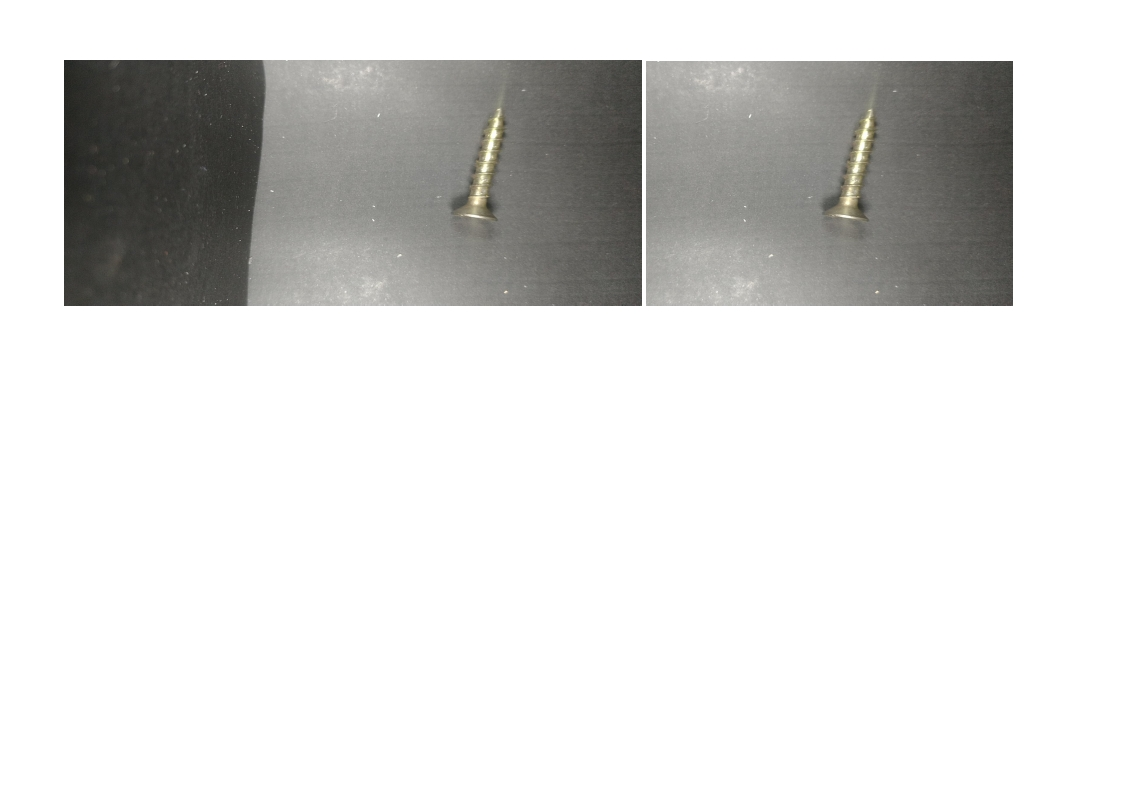
#> input picture Quitar franja de la imagen.jpg, 1123 x 794 px; its folder holds only this picture in this run
$ python -i carlos_bustillo.py   (imports and definitions only)   (older library calls are emulated)
#> lines starting #> are read from the running program, lines starting #| are printed output that depends on the picture
#Proyecto Final de Inteligencia Artificial - Universidad Nacional de Cuyo
#Carlos Alberto Bustillo Lopez, Legajo 11586
#Ingenieria Mecatronica, Marzo de 2020

import numpy as np

from matplotlib import pyplot as plt
plt.rcParams['image.cmap'] = 'gray'

from skimage import io, color, img_as_float, filters
from skimage.feature import hog

import cv2
import mahotas

#Pre procesamiento
def img2grey(image, mode='sk'):
    if (mode=='sk'):
        gray = color.rgb2gray(image)
    elif (mode=='cv'):
        gray = cv2.cvtColor(image, cv2.COLOR_BGR2GRAY)
    return gray

##MODIFICAR ESTO osea las dimensiones
def normSize(image, size=(tuple((500, 400)))):
#def normSize(image, size=(tuple((1080, 1220)))):
    image = cv2.resize(image, size)
    return image

#Filtracion
def imgClean(image, sigma=1, mode='sk'):
    if (mode == 'sk'):
        clean = filters.gaussian(image, sigma)
    elif (mode == 'cv'):
        clean = cv2.GaussianBlur(image, (3, 3), 0)
    return clean

def imgEdge(image, mode='sk'):
    if (mode == 'sk'):
        edge = filters.sobel(image)
    elif (mode == 'cv'):
        edge = cv2.Laplacian(image, cv2.CV_64F)
    return edge

#Segmentacion

# [7 lines left out: function threshold, not called in this run]

#Extraccion de rasgos
def m_hog(image):
    feature = hog(image, block_norm='L2-Hys').ravel()
    return feature

def hu_moments(image):
    feature = cv2.HuMoments(cv2.moments(image)).flatten()
    return feature

def haralick(image):
    feature= mahotas.features.haralick(image).mean(axis=0)
    return feature

# [21 lines left out: functions color_histogram, stats, not called in this run]

#Metodos
class Elemento:
    # [5 lines left out: function __init__, not called in this run]

def ft_extract(image):
    image = normSize(image)
    aux = img2grey(image, mode='cv')
    aux = imgClean(aux, mode='cv')
    aux = imgEdge(aux)
    # aux = threshold(aux, mode='cv')
    # image = imgClean(image, mode='cv')

    # image_fht = haralick(aux)
    image_fhm = hu_moments(aux)
    # [8 lines of commented-out code are left out]
    return aux, [image_fhm[0], image_fhm[1], image_fhm[3]]

#Analisis de la base de datos
##Training base de datos
def data_analysis():

    # [4 lines of commented-out code are left out]

    tornillo = io.ImageCollection('./Data Base/YTrain/ZTornillos/*.png:./Data Base/YTrain/ZTornillos/*.jpg')
    tuerca = io.ImageCollection('./Data Base/YTrain/ZTuercas/*.png:./Data Base/YTrain/ZTuercas/*.jpg')
    arandela = io.ImageCollection('./Data Base/YTrain/ZArandelas/*.png:./Data Base/YTrain/ZArandelas/*.jpg')
    clavo = io.ImageCollection('./Data Base/YTrain/ZClavos/*.png:./Data Base/YTrain/ZClavos/*.jpg')

    data = []
    i = 0

    # Analisis de tornillos en base de datos
    iter = 0
    for objeto in tornillo:
        data.append(Elemento())
        data[i].label = 'tornillo'
        data[i].image, data[i].feature = ft_extract(objeto)
        i += 1
        iter += 1
    print("Tornillo OK")

    # Analisis de tuercas en base de datos
    iter = 0
    for objeto in tuerca:
        data.append(Elemento())
        data[i].label = 'tuerca'
        data[i].image, data[i].feature = ft_extract(objeto)
        i += 1
        iter += 1
    print("Tuerca OK")

    # Analisis de arandelas en la base de datos
    iter = 0
    for objeto in arandela:
        data.append(Elemento())
        data[i].label = 'arandela'
        data[i].image, data[i].feature = ft_extract(objeto)
        i += 1
        iter += 1
    print("Arandela OK")

    # Analisis de clavos en la base de datos
    iter = 0
    for objeto in clavo:
        data.append(Elemento())
        data[i].label = 'clavo'
        data[i].image, data[i].feature = ft_extract(objeto)
        i += 1
        iter += 1
    print("Clavo OK")

    print("Analisis de los objetos completo")
    return data

##Testing base de datos
def test_analysis():

    # [4 lines of commented-out code are left out]

    tornillo_test = io.ImageCollection('./Data Base/YTest/ZTornillos/*.png:./Data Base/YTest/ZTornillos/*.jpg')
    tuerca_test = io.ImageCollection('./Data Base/YTest/ZTuercas/*.png:./Data Base/YTest/ZTuercas/*.jpg')
    arandela_test = io.ImageCollection('./Data Base/YTest/ZArandelas/*.png:./Data Base/YTest/ZArandelas/*.jpg')
    clavo_test = io.ImageCollection('./Data Base/YTest/ZClavos/*.png:./Data Base/YTest/ZClavos/*.jpg')

    test = []
    i = 0

    # Analisis de tornillos en base de datos
    iter = 0
    for objeto in tornillo_test:
        test.append(Elemento())
        test[i].label = 'tornillo'
        test[i].image, test[i].feature = ft_extract(objeto)
        i += 1
        iter += 1
    print("Tornillo OK")

    # Analisis de tuercas en base de datos
    iter = 0
    for objeto in tuerca_test:
        test.append(Elemento())
        test[i].label = 'tuerca'
        test[i].image, test[i].feature = ft_extract(objeto)
        i += 1
        iter += 1
    print("Tuerca OK")

    # Analisis de arandelas en la base de datos
    iter = 0
    for objeto in arandela_test:
        test.append(Elemento())
        test[i].label = 'arandela'
        test[i].image, test[i].feature = ft_extract(objeto)
        i += 1
        iter += 1
    print("Arandela OK")

    # Analisis de clavos en la base de datos
    iter = 0
    for objeto in clavo_test:
        test.append(Elemento())
        test[i].label = 'clavo'
        test[i].image, test[i].feature = ft_extract(objeto)
        i += 1
        iter += 1
    print("Clavo OK")

    print("Testeo de los objetos completo")
    return test

#KNN
# NOTA IMPORTANTE: Antes de ejecutar este bloque actualizar base de datos test
# [64 lines left out: function knn, not called in this run]

##Rendimiento KNN - Maldicion de dimensionalidad
data = data_analysis()
test = test_analysis()

#MAX = 50
MAX = 150

ans = []

# [5 lines not run here, left out]

fig, ax = plt.subplots()
# [6 lines not run here, left out]

#K MEANS
##Training
import random

def kmeans_train(data):

    tornillo_data = []
    tuerca_data = []
    arandela_data = []
    clavo_data = []

    # MEANS INICIALES
    for element in data:
        if (element.label == 'tornillo'):
            tornillo_data.append(element)
        if (element.label == 'tuerca'):
            tuerca_data.append(element)
        if (element.label == 'arandela'):
            arandela_data.append(element)
        if (element.label == 'clavo'):
            clavo_data.append(element)

    tornillo_mean = list(random.choice(tornillo_data).feature)
    tuerca_mean = list(random.choice(tuerca_data).feature)
    arandela_mean = list(random.choice(arandela_data).feature)
    clavo_mean = list(random.choice(clavo_data).feature)

    tornillo_flag = True
    tuerca_flag = True
    arandela_flag = True
    clavo_flag = True

    tornillo_len = [0, 0, 0]
    tuerca_len = [0, 0, 0]
    arandela_len = [0, 0, 0]
    clavo_len = [0, 0, 0]

    iter = 0

    # while (b_flag or o_flag or l_flag):
    while (iter < 20):

        tornillo_data = []
        tuerca_data = []
        arandela_data = []
        clavo_data = []

        # ASIGNACION

        for element in data:
            sum_tornillo = 0
            sum_tuerca = 0
            sum_arandela = 0
            sum_clavo = 0

            for i in range(0, len(element.feature)-1):
                sum_tornillo += np.power(np.abs(tornillo_mean[i] - element.feature[i]), 2)
                sum_tuerca += np.power(np.abs(tuerca_mean[i] - element.feature[i]), 2)
                sum_arandela += np.power(np.abs(arandela_mean[i] - element.feature[i]), 2)
                sum_clavo += np.power(np.abs(clavo_mean[i] - element.feature[i]), 2)

            dist_tornillo = np.sqrt(sum_tornillo)
            dist_tuerca = np.sqrt(sum_tuerca)
            dist_arandela = np.sqrt(sum_arandela)
            dist_clavo = np.sqrt(sum_clavo)

            aux = dist_tornillo
            if (dist_tuerca < aux):
                aux = dist_tuerca
            if (dist_arandela < aux):
                aux = dist_arandela
            if (dist_clavo < aux):
                aux = dist_clavo

            if (aux == dist_tornillo):
                tornillo_data.append(element.feature)
            elif (aux == dist_tuerca):
                tuerca_data.append(element.feature)
            elif(aux == dist_arandela):
                arandela_data.append(element.feature)
            elif(aux == dist_clavo):
                clavo_data.append(element.feature)

        # ACTUALIZACION
        sum_tornillo = [0, 0, 0]
        for obj1 in tornillo_data:
            sum_tornillo[0] += obj1[0]
            sum_tornillo[1] += obj1[1]
            sum_tornillo[2] += obj1[2]

        sum_tuerca = [0, 0, 0]
        for obj2 in tuerca_data:
            sum_tuerca[0] += obj2[0]
            sum_tuerca[1] += obj2[1]
            sum_tuerca[2] += obj2[2]

        sum_arandela = [0, 0, 0]
        for obj3 in arandela_data:
            sum_arandela[0] += obj3[0]
            sum_arandela[1] += obj3[1]
            sum_arandela[2] += obj3[2]

        sum_clavo = [0, 0, 0]
        for obj4 in clavo_data:
            sum_clavo[0] += obj4[0]
            sum_clavo[1] += obj4[1]
            sum_clavo[2] += obj4[2]

        tornillo_mean[0] = sum_tornillo[0] / len(tornillo_data)
        tornillo_mean[1] = sum_tornillo[1] / len(tornillo_data)
        tornillo_mean[2] = sum_tornillo[2] / len(tornillo_data)

        tuerca_mean[0] = sum_tuerca[0] / len(tuerca_data)
        tuerca_mean[1] = sum_tuerca[1] / len(tuerca_data)
        tuerca_mean[2] = sum_tuerca[2] / len(tuerca_data)

        arandela_mean[0] = sum_arandela[0] / len(arandela_data)
        arandela_mean[1] = sum_arandela[1] / len(arandela_data)
        arandela_mean[2] = sum_arandela[2] / len(arandela_data) #Corregi esto

        clavo_mean[0] = sum_clavo[0] / len(clavo_data)
        clavo_mean[1] = sum_clavo[1] / len(clavo_data)
        clavo_mean[2] = sum_clavo[2] / len(clavo_data) #Corregi esto
        # print(len(banana_data), len(orange_data), len(lemon_data))

        # CONVERGENCIA Y CONDICION DE SALIDA
        # print(len(banana_data), len(orange_data), len(lemon_data))

        if (tornillo_mean == tornillo_len):
            tornillo_flag = False
        else:
            tornillo_len = tornillo_mean

        if (tuerca_mean == tuerca_len):
            tuerca_flag = False
        else:
            tuerca_len = tuerca_mean

        if (arandela_mean == arandela_len):
            arandela_flag = False
        else:
            arandela_len = arandela_mean

        if (clavo_mean == clavo_len):
            clavo_flag = False
        else:
            clavo_len = clavo_mean

        iter += 1

    return [tornillo_mean, tuerca_mean, arandela_mean, clavo_mean]

# [49 lines left out: function kmeans, not called in this run]

##Rendimiento
data = data_analysis()
test = test_analysis()

# [1 line that did not run here, left out]

#MAX = 50
MAX = 150


ans = []

# [5 lines not run here, left out]

fig, ax = plt.subplots()
# [6 lines not run here, left out]

>>> import cv2
>>> picture = cv2.cvtColor(cv2.imread('Quitar franja de la imagen.jpg'), cv2.COLOR_BGR2RGB)
>>> result = ft_extract(picture)
#> in normSize, `image = cv2.resize(image, size)`:
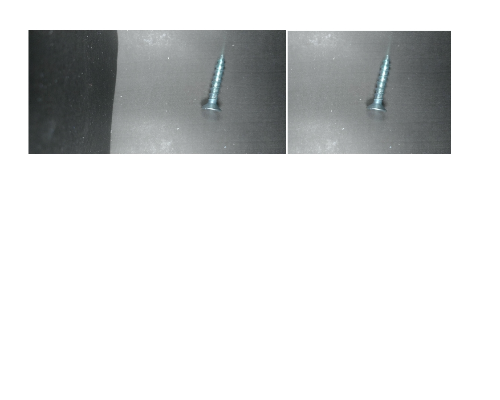
#> image: shape (400, 500, 3); mean of channels 0, 1, 2 219.4, 219.2, 218; drawn as B, G, R
#> in imgEdge, `edge = filters.sobel(image)`:
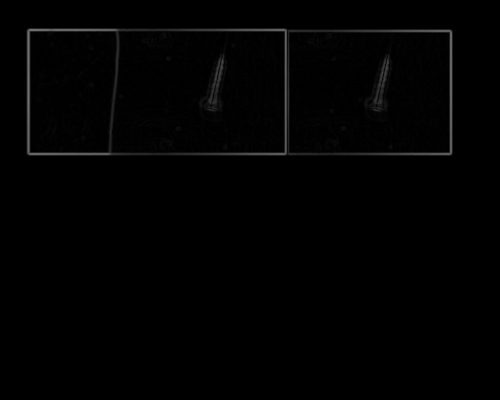
#> edge: shape (400, 500) float64; min 0, max 0.457, mean 0.00786
#> in hu_moments, `feature = cv2.HuMoments(cv2.moments(image)).flatten()`: feature = [13.7, 120.5, 1.41, 5.1, 13.61, 55.15, 1.12]

$ run again, on Detector de cantidad de objetos.jpg
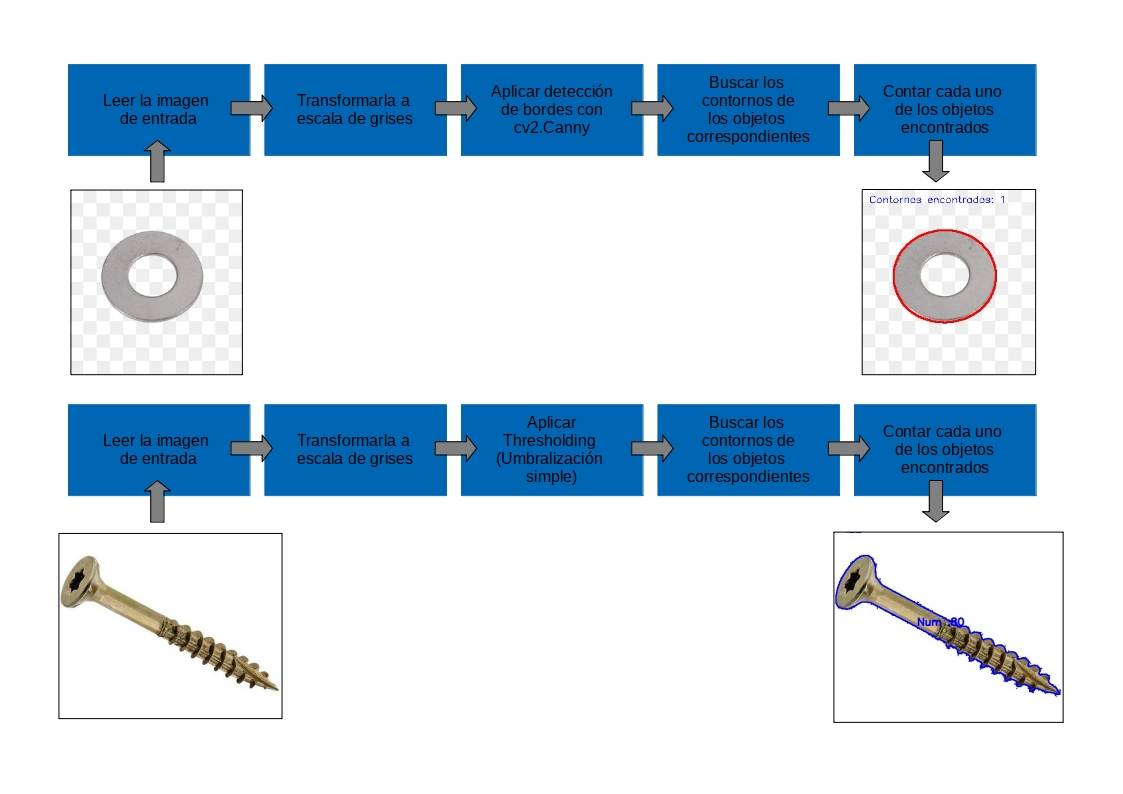
#> input picture Detector de cantidad de objetos.jpg, 1123 x 794 px
#> in img2grey, `gray = cv2.cvtColor(image, cv2.COLOR_BGR2GRAY)`:
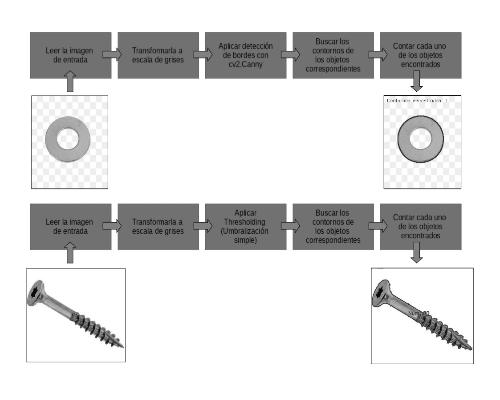
#> gray: shape (400, 500); min 6, max 255, mean 221.7
#> in imgEdge, `edge = filters.sobel(image)`:
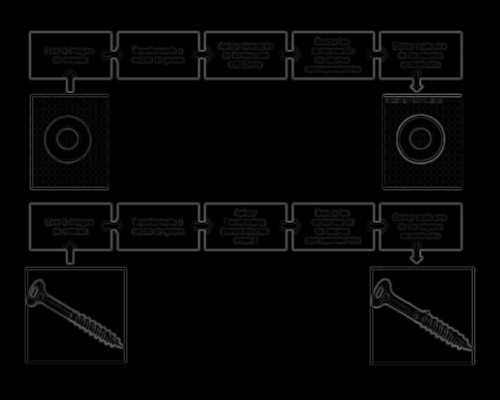
#> edge: shape (400, 500) float64; min 0, max 0.408, mean 0.0221
#> feature = [7.21, 7.55, 12.32, 2.58, 1.15, -1.44, 14.46]

$ run again, on esquema de modelo.jpg
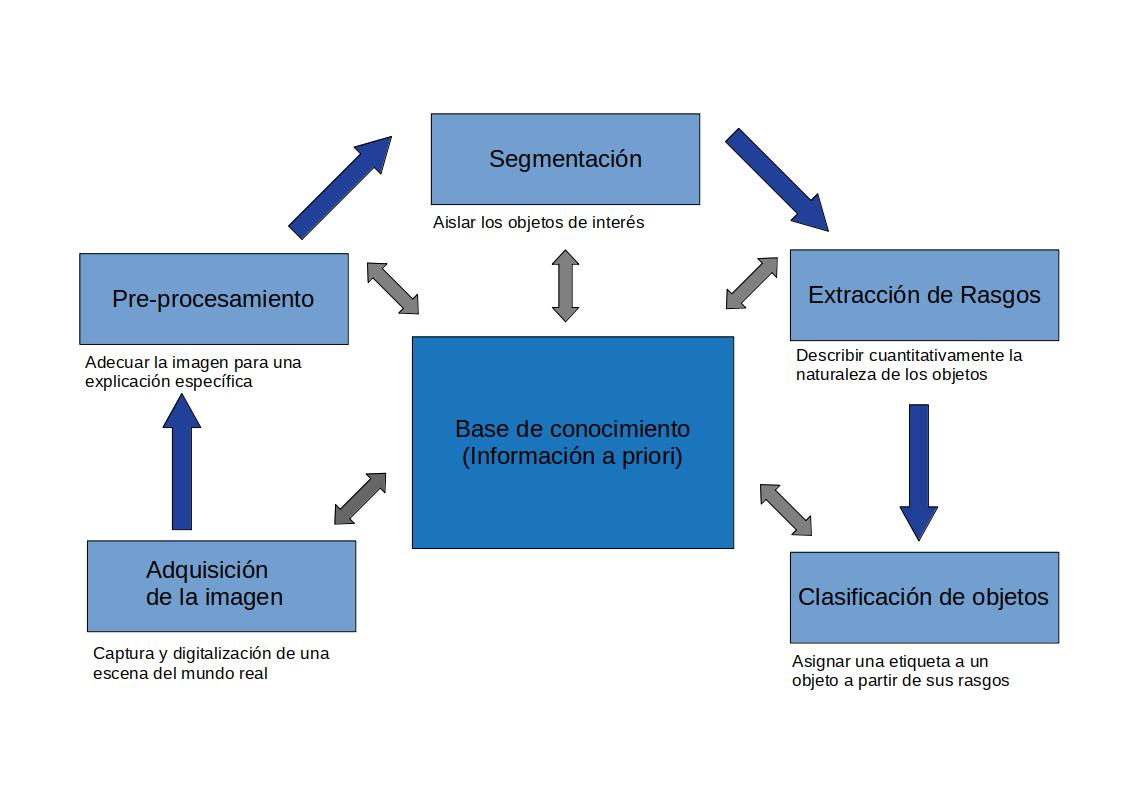
#> input picture esquema de modelo.jpg, 1123 x 794 px
#> in img2grey, `gray = cv2.cvtColor(image, cv2.COLOR_BGR2GRAY)`:
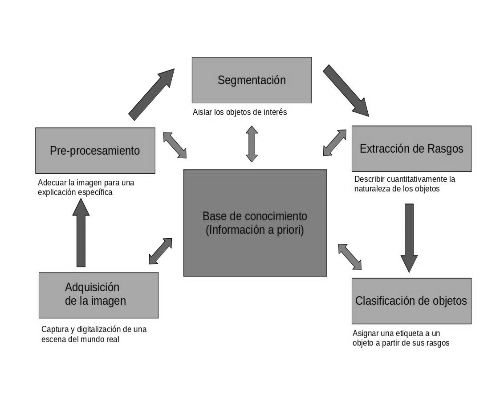
#> gray: shape (400, 500); min 3, max 255, mean 226
#> in imgEdge, `edge = filters.sobel(image)`:
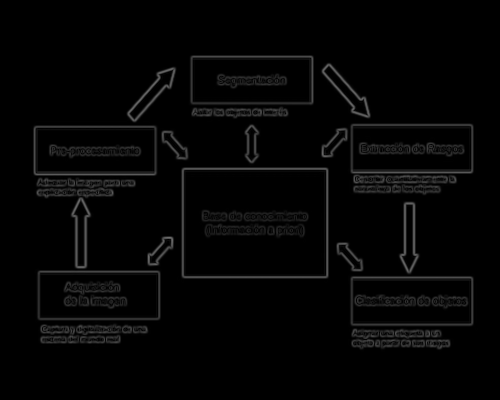
#> edge: shape (400, 500) float64; min 0, max 0.429, mean 0.0205
#> feature = [6, 7.41, 18.59, 2.74, -18.91, -7.2, 4.8]
